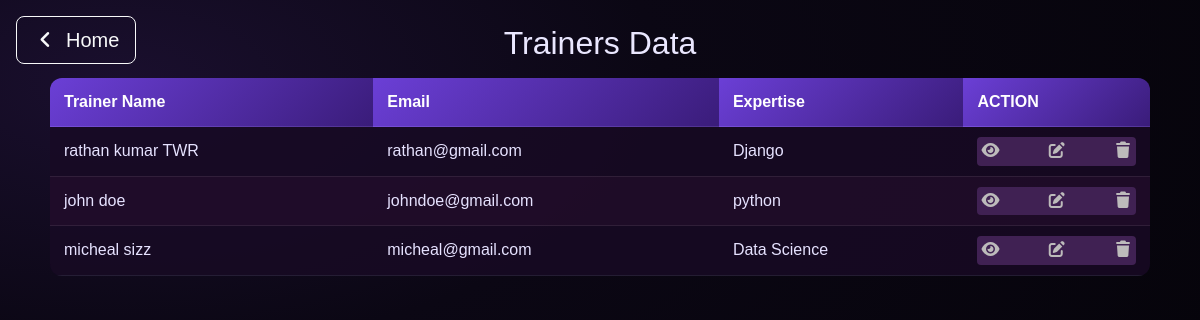
/academy/trainers/, run on the app's committed database.
### academy/models.py (models this page shows, shortened)
class Trainer(models.Model):
    first_name = models.CharField(max_length=50)
    last_name = models.CharField(max_length=50)
    email = models.EmailField(unique=True)
    expertise = models.ForeignKey(Course, on_delete=models.PROTECT)
    def full_name(self):
        return f"{self.first_name} {self.last_name}"

class Course(models.Model):
    course_name = models.CharField(max_length=50)
    description = models.CharField(max_length=255)
    duration = models.CharField()
    def __str__(self):
        return f"{self.course_name}"

### academy/views.py (the view)
# urls.py: path('trainers/', trainers_page, name="trainers"),
def trainers_page(request):
    TrainerData = Trainer.objects.all()
    context = {
        'trainers' : TrainerData,
    }
    return render(request, 'trainers.html', context)

### templates/trainers.html (shortened to what this page needs)
{% load static %}
<!DOCTYPE html>
<html lang="en">
<head>
    <link rel="stylesheet" href="https://cdnjs.cloudflare.com/ajax/libs/font-awesome/7.0.1/css/all.min.css" />
    <link href="https://cdn.jsdelivr.net/npm/bootstrap@5.3.8/dist/css/bootstrap.min.css" rel="stylesheet">
    <link rel="stylesheet" href="{% static 'css/tables.css' %}">
</head>
<body>
    <div class="position-fixed top-0 start-0 m-3">
        <a href="{% url 'Home' %}"
            class="d-inline-flex align-items-center gap-2 text-decoration-none text-light fs-5 px-3 py-2 rounded-3 border border-light">
            <i class="fa-solid fa-angle-left"></i> Home
        </a>
    </div>
    <h1>Trainers Data</h1>
    <table>
        <thead>
            <tr>
                <th>Trainer Name</th>
                <th>Email</th>
                <th>Expertise</th>
                <th>ACTION</th>
            </tr>
        </thead>
        <tbody>
            {% for t in trainers %}
            <tr>
                <td>{{ t.full_name }}</td>
                <td>{{ t.email }}</td>
                <td>{{ t.expertise }}</td>
                <td>
                    <div  class="crudops">
                        <a href="{% url 'TrainerD' t.id %}"><i class="fa-solid fa-eye"></i></a>
                        <a href="{% url 'TrainerE' t.id %}"><i class="fa-solid fa-pen-to-square"></i></a>
                        <a href="#" onclick="noAccess(event)"><i class="fa-solid fa-trash"></i></a>
                    </div>
                </td>
            </tr>
            {% endfor %}
        </tbody>
    </table>
</body>
</html>

### static/css/tables.css (style rules this page uses)
body { margin: 0; min-height: 100vh; background: radial-gradient(1200px 600px at 10% 10%, #1a0f2e 0%, #0b0714 45%, #06040b 100%); color: #eae7ff; font-family: Arial, Helvetica, sans-serif; }
h1 { text-align: center; font-size: 2rem; margin: 24px 0 16px; }
table { width: min(1100px, 95%); margin: 16px auto 32px; border-collapse: collapse; background: rgba(20, 12, 40, 0.7); border-radius: 12px; overflow: hidden; box-shadow: 4px black; }
thead th { background: linear-gradient(135deg, #6b3fd6, #3a1c7a); color: #ffffff; text-align: left; padding: 12px 14px; font-weight: 600; }
th, td { padding: 10px 14px; border-bottom: 1px solid #ffffff14; }
tbody tr { background: #1d092168; }
tbody tr:nth-child(even) { background: #270d2ca1; }
td { color: #e6e2ff; line-height: 1.4; }
.crudops { background-color: #402153; border-radius: 4px; display: flex; justify-content: space-between; padding: 3px; }
.crudops a { color: #bdbbbb; }

### data on the page
Trainer: full_name "rathan kumar TWR", email "rathan@gmail.com", expertise "Django"
Trainer: full_name "john doe", email "johndoe@gmail.com", expertise "python"
Trainer: full_name "micheal sizz", email "micheal@gmail.com", expertise "Data Science"
